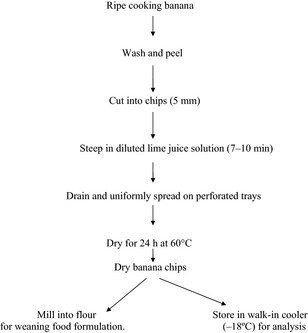
#> input picture preperation of food.png, 308 x 333 px
$ python pro-uplaod.py
#> lines starting #> are read from the running program, lines starting #| are printed output that depends on the picture
from PIL import Image
print("these are the three daily tasks")
print("and there steps")
print("1) food preperation")
img = Image.open('preperation of food.png')
#> img is the input picture: PIL image 308x333 L; min 0, max 255, mean 248.5
print(img.format)
#| JPEG
print(img.mode)
#| L
print(img.size)
#| (308, 333)
img.show()

print("2) bathing")
img = Image.open('eating.png')
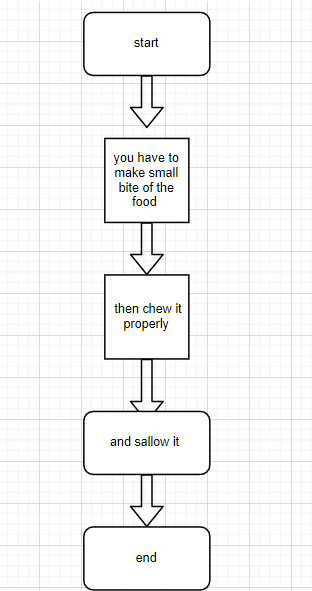
#> input picture eating.png, 312 x 591 px
#> img is the input picture: PIL image 312x591 RGBA; mean R, G, B, A 246, 246, 246, 255
print(img.format)
#| PNG
print(img.mode)
#| RGBA
print(img.size)
#| (312, 591)
img.show()

print("3) bathing")
img = Image.open('bathing.png')
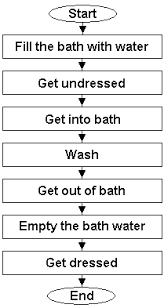
#> input picture bathing.png, 164 x 308 px
#> img is the input picture: PIL image 164x308 P; min 0, max 255, mean 233.3
print(img.format)
#| PNG
print(img.mode)
#| P
print(img.size)
#| (164, 308)
img.show()
